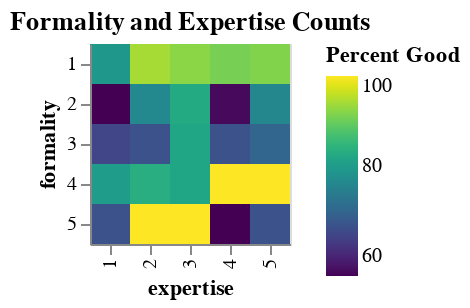

The code cell stored with this chart in its notebook:
### Code cell
# is the proportion of 'good' reviewer_status the same for each formality / expertise score?
paraphrase_score = df.groupby(['expertise', 'formality']).size().reset_index(name='counts')
paraphrased_good = df[df['review_status'] == 'good'].groupby(['expertise', 'formality']).size().reset_index(name='counts')
print(paraphrased_good.shape)
print(paraphrase_score.shape)
paraphrased_good['percent'] = (paraphrased_good['counts'] / paraphrase_score['counts']) * 100
chart = alt.Chart(paraphrased_good).mark_rect().encode(
    x=alt.X('expertise:O'),
    y=alt.Y('formality:O'),
    color=alt.Color('percent:Q', scale=alt.Scale(scheme='viridis'), title='Percent Good'),
    tooltip=['expertise', 'formality', 'percent', 'counts']
).properties(
    title='Formality and Expertise Counts'
)

# This could be explored further, e.g. % bad, group by just formality or just expertise.
chart.display()

### Figure 1 — Vega-Lite specification as saved in the notebook (floating-point values rounded to 4 significant figures)
{"config": {"view": {"continuousWidth": 300, "continuousHeight": 300}}, "data": {"name": "data-ba4039e60800237f09de949bb750ac9f"}, "mark": {"type": "rect"}, "encoding": {"color": {"field": "percent", "scale": {"scheme": "viridis"}, "title": "Percent Good", "type": "quantitative"}, "tooltip": [{"field": "expertise", "type": "quantitative"}, {"field": "formality", "type": "quantitative"}, {"field": "percent", "type": "quantitative"}, {"field": "counts", "type": "quantitative"}], "x": {"field": "expertise", "type": "ordinal"}, "y": {"field": "formality", "type": "ordinal"}}, "title": "Formality and Expertise Counts", "$schema": "https://vega.github.io/schema/vega-lite/v5.20.1.json", "datasets": {"data-ba4039e60800237f09de949bb750ac9f": [{"expertise": 1, "formality": 1, "counts": 15, "percent": 78.95}, {"expertise": 1, "formality": 2, "counts": 10, "percent": 55.56}, {"expertise": 1, "formality": 3, "counts": 11, "percent": 64.71}, {"expertise": 1, "formality": 4, "counts": 12, "percent": 80.0}, {"expertise": 1, "formality": 5, "counts": 6, "percent": 66.67}, {"expertise": 2, "formality": 1, "counts": 16, "percent": 94.12}, {"expertise": 2, "formality": 2, "counts": 13, "percent": 76.47}, {"expertise": 2, "formality": 3, "counts": 12, "percent": 66.67}, {"expertise": 2, "formality": 4, "counts": 10, "percent": 83.33}, {"expertise": 2, "formality": 5, "counts": 7, "percent": 100.0}, {"expertise": 3, "formality": 1, "counts": 12, "percent": 92.31}, {"expertise": 3, "formality": 2, "counts": 19, "percent": 82.61}, {"expertise": 3, "formality": 3, "counts": 9, "percent": 81.82}, {"expertise": 3, "formality": 4, "counts": 9, "percent": 81.82}, {"expertise": 3, "formality": 5, "counts": 3, "percent": 100.0}, {"expertise": 4, "formality": 1, "counts": 10, "percent": 90.91}, {"expertise": 4, "formality": 2, "counts": 13, "percent": 56.52}, {"expertise": 4, "formality": 3, "counts": 20, "percent": 66.67}, {"expertise": 4, "formality": 4, "counts": 5, "percent": 100.0}, {"expertise": 4, "formality": 5, "counts": 5, "percent": 55.56}, {"expertise": 5, "formality": 1, "counts": 11, "percent": 91.67}, {"expertise": 5, "formality": 2, "counts": 19, "percent": 76.0}, {"expertise": 5, "formality": 3, "counts": 14, "percent": 70.0}, {"expertise": 5, "formality": 4, "counts": 6, "percent": 100.0}, {"expertise": 5, "formality": 5, "counts": 4, "percent": 66.67}]}}
